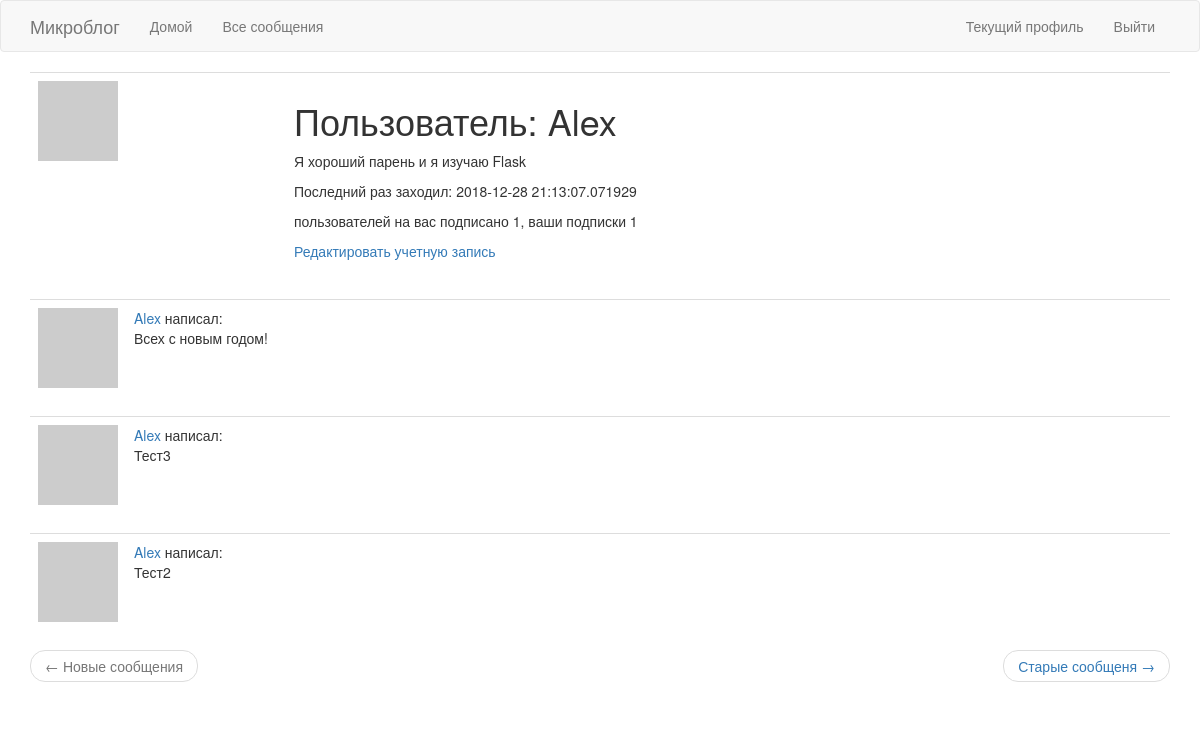
Page /user/Alex (signed in) on the earlier database version.
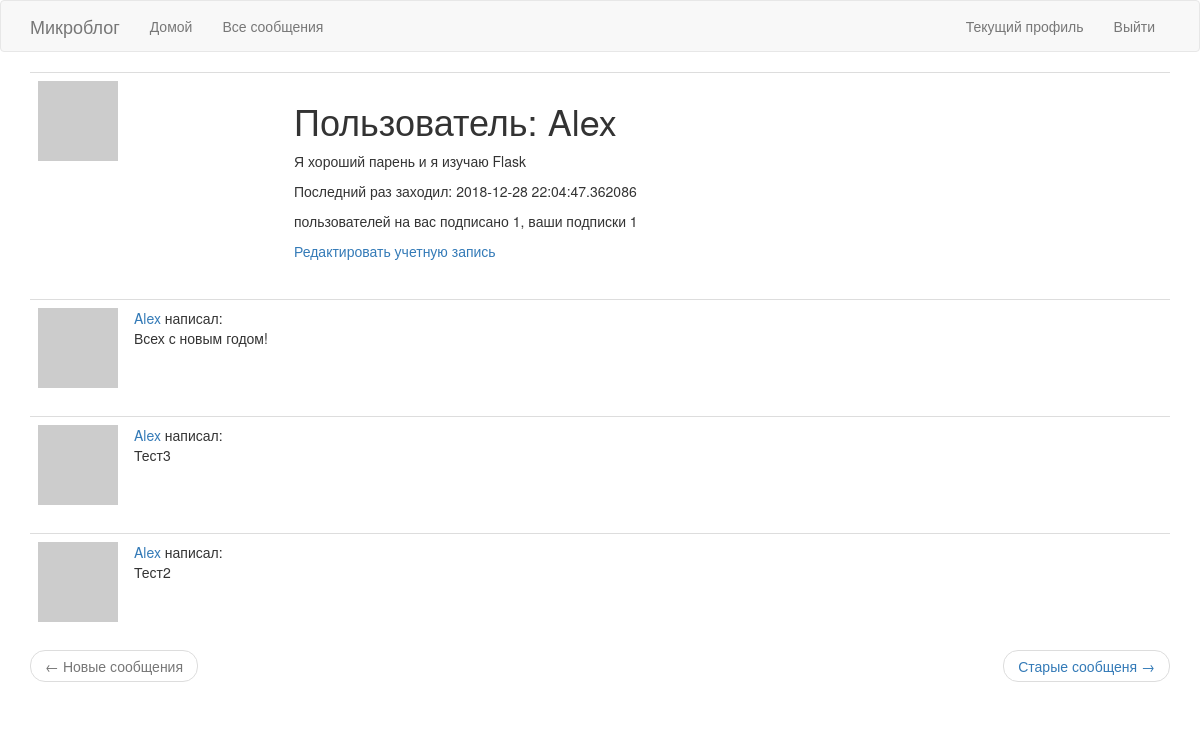
Same page on the later database version.
### app/models.py (models this page shows, shortened)
class User(UserMixin, db.Model):
	id = db.Column(db.Integer, primary_key=True)
	username = db.Column(db.String(64), index=True, unique=True)
	email = db.Column(db.String(120), index=True, unique=True)
	password_hash = db.Column(db.String(128))
	posts = db.relationship('Post', backref='author', lazy='dynamic')
	about_me = db.Column(db.String(140))
	last_seen = db.Column(db.DateTime, default=datetime.utcnow)
	def avatar(self, size):
		digest = md5(self.email.lower().encode('utf-8')).hexdigest()
		return 'https://www.gravatar.com/avatar/{}?d=identicon&s={}'.format(digest, size)
	followed = db.relationship(
		'User', secondary=followers,
		primaryjoin=(followers.c.follower_id == id),
		secondaryjoin=(followers.c.followed_id == id),
		backref=db.backref('followers', lazy='dynamic'),
		lazy='dynamic'
	)

### app/routes.py (the view)
@app.route('/user/<username>')
@login_required
def user(username):
	user = User.query.filter_by(username=username).first_or_404()
	page = request.args.get('page', 1, type=int)
	posts = user.posts.order_by(Post.timestamp.desc()).paginate(page, app.config['POST_PER_PAGE'], False)
	next_url = url_for('user', username=user.username, page=posts.next_num) \
		if posts.has_next else None
	prev_url = url_for('user', username=user.username, page=posts.prev_num) \
		if posts.has_prev else None
	return render_template('user.html', title='Учетная запись', user=user, posts=posts.items, next_url=next_url, prev_url=prev_url)

### app/models.py (called while the page is built)
@login.user_loader
def load_user(id):
	return User.query.get(int(id))

### app/routes.py (called while the page is built)
@app.before_request
def before_request():
	if current_user.is_authenticated:
		current_user.last_seen = datetime.utcnow()
		db.session.commit()

### app/templates/user.html
{% extends "base.html" %}
{% block app_content %}
	<table class="table table-hover">
		<tr>
			<td width="256px"><img src="{{ user.avatar(256) }}"></td>
			<td>
				<h1>Пользователь: {{ user.username }}</h1>
				{% if user.about_me %}<p>{{ user.about_me }}</p>{% endif %}
				{% if user.last_seen %}<p>Последний раз заходил: {{ user.last_seen }}</p>{% endif %}
				<p> пользователей на вас подписано {{ user.followers.count() }}, ваши подписки {{ user.followed.count() }} </p>
				{% if user == current_user %}
				<p><a href="{{ url_for('edit_profile') }}">Редактировать учетную запись</a></p>
				{% elif not current_user.is_following(user) %}
				<p><a href="{{ url_for('follow', username=user.username) }}">Подписаться</a></p>
				{% else %}
				<p><a href="{{ url_for('unfollow', username=user.username) }}">Отписаться</a></p>
				{% endif %}
			</td>
		</tr>
	</table>
	{% for post in posts %}
		{% include '_post.html' %}
	{% endfor %}
	<nav aria-label="...">
        <ul class="pager">
            <li class="previous{% if not prev_url %} disabled{% endif %}">
                <a href="{{ prev_url or '#' }}">
                    <span aria-hidden="true">&larr;</span> Новые сообщения
                </a>
            </li>
            <li class="next{% if not next_url %} disabled{% endif %}">
                <a href="{{ next_url or '#' }}">
                    Старые сообщеня <span aria-hidden="true">&rarr;</span>
                </a>
            </li>
        </ul>
{% endblock %}

Differences in the rows shown:
changed User "Alex": last_seen "2018-12-28 21:13:07.071929" → "2018-12-28 22:04:47.362086"
